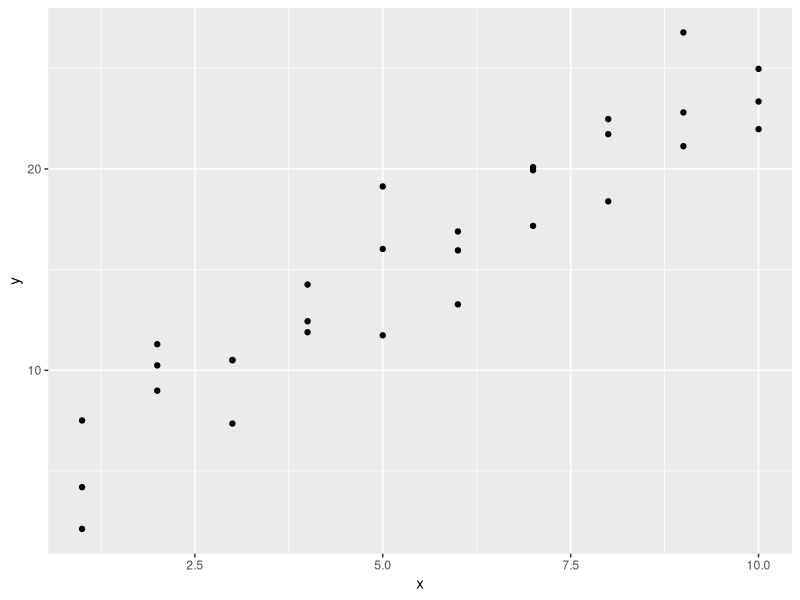
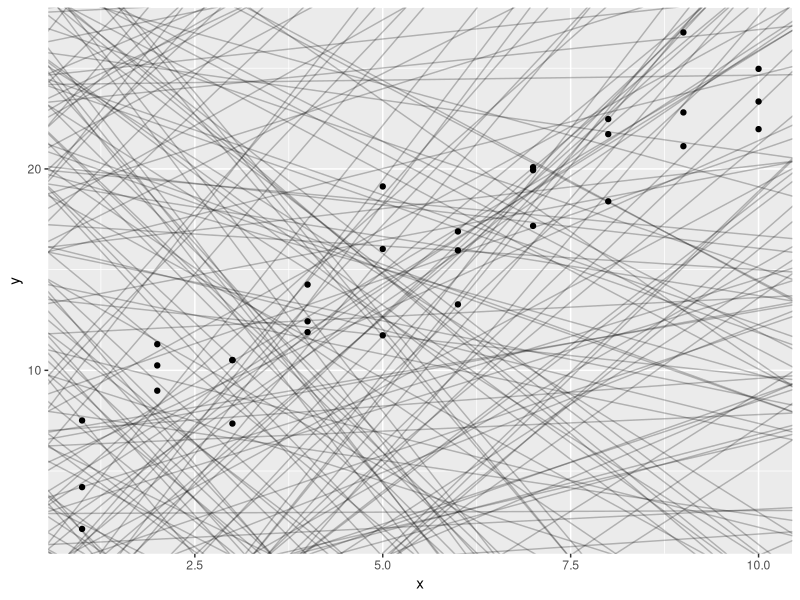
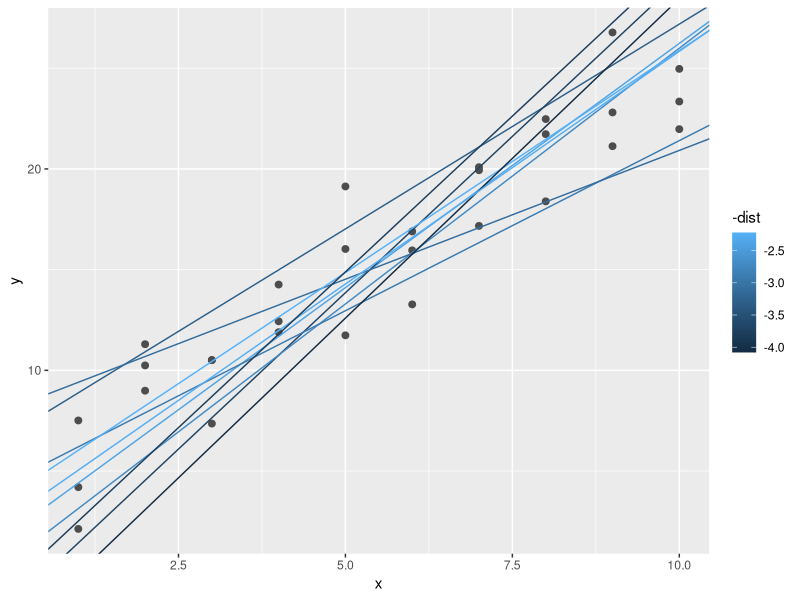
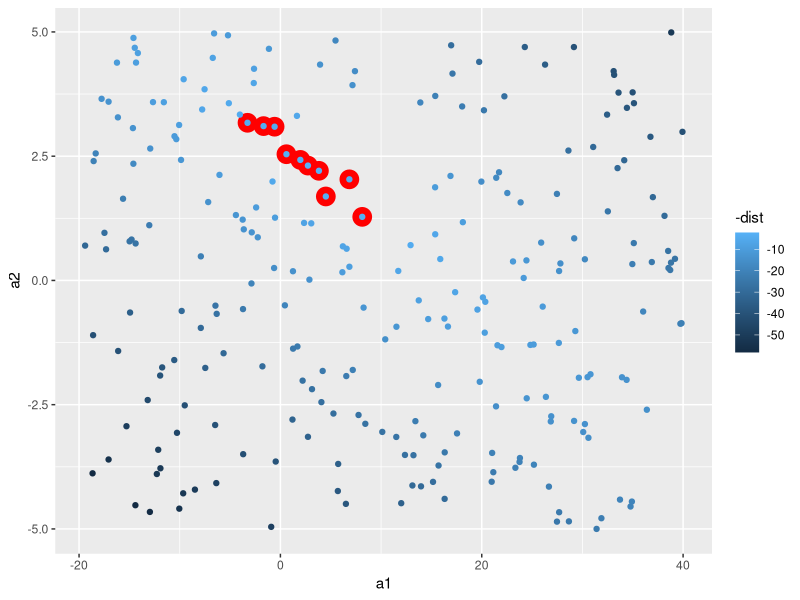
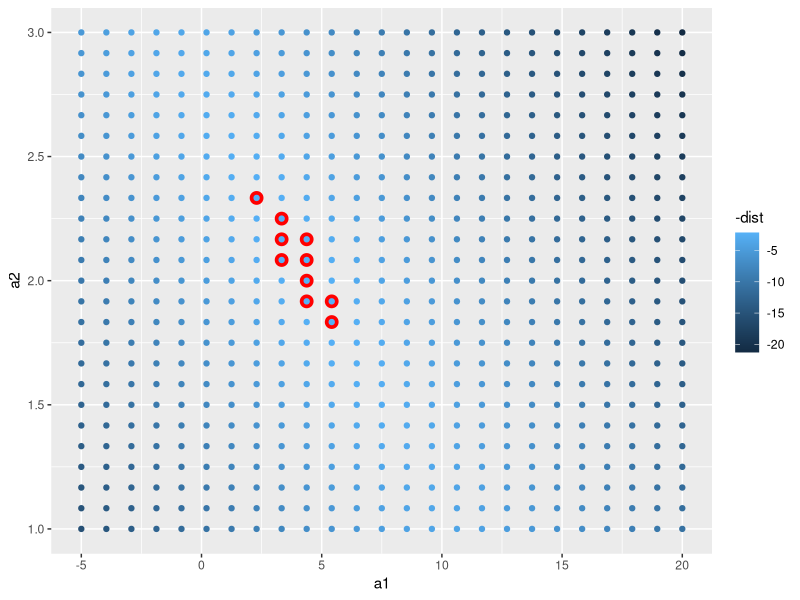
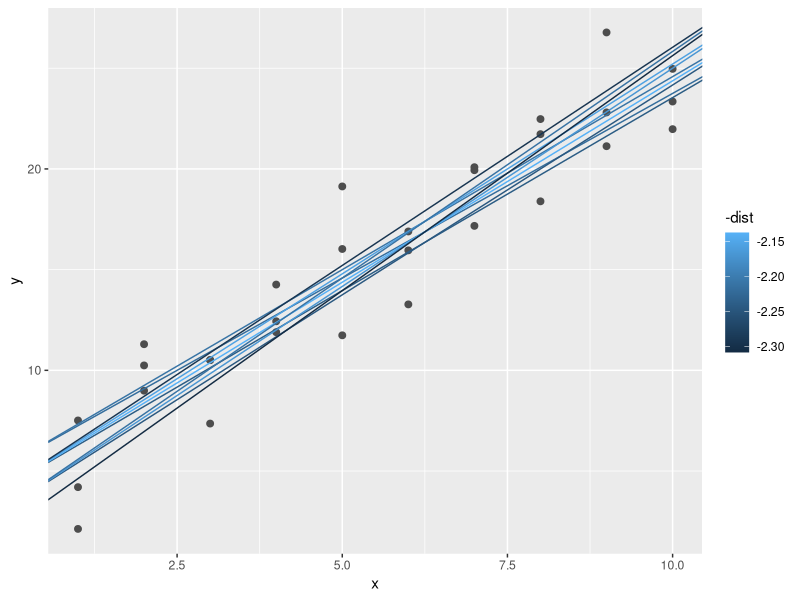
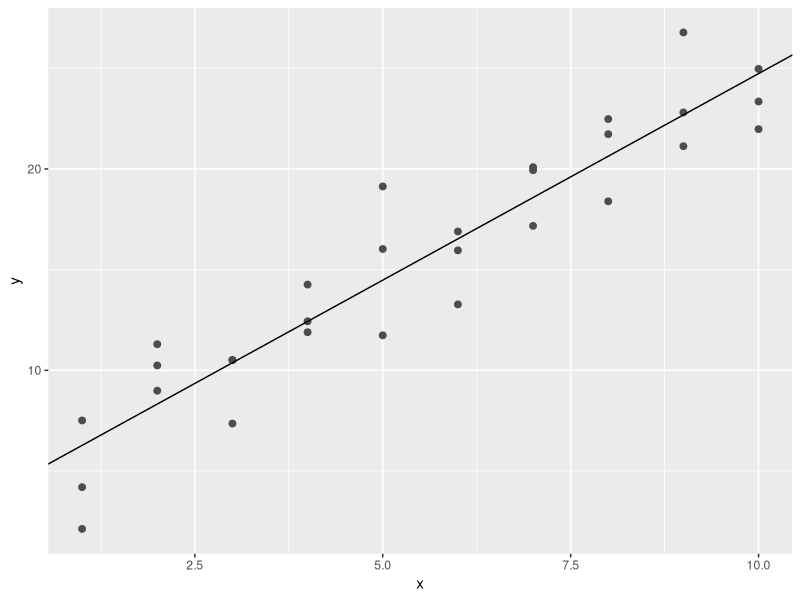
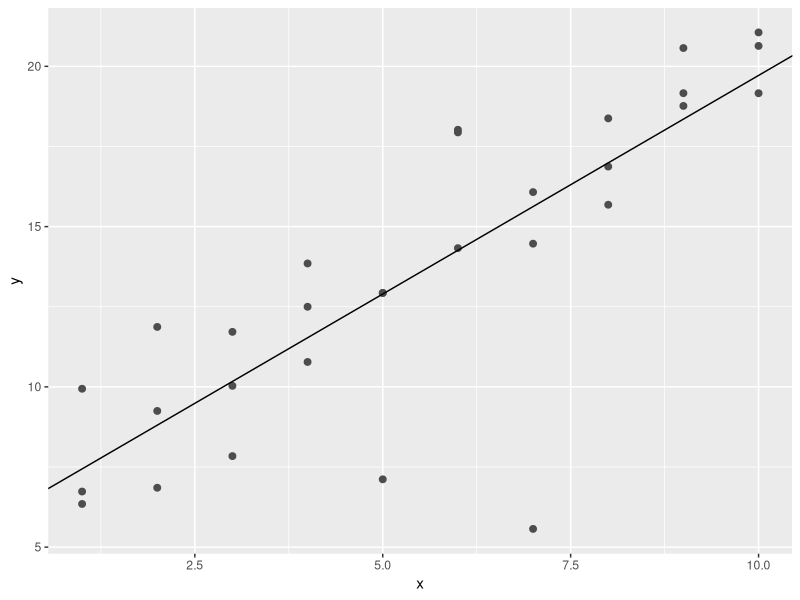

Reproduce these figures in R, in order.
# Model Basics with modelr

#we are going to use models to partition data into patterns and residuals(residuals represent the difference between observed values and predicted values)
#source Google: Example: If a regression model predicts a student's test score to be 85, and the actual score is 90, the residual is 5. This indicates the model underestimated the score by 5 points.

#strong patterns will hide subtler trends.

# there are two parts to a model:

## 1. first rule is to define a group of models that helps you to capture a pattern (a straight line or a quadratic curve)
### expressing this as an equation will be: 
### y = a_1 * x + a_2 or
### y - a_1 * x ^ a_2
#### x and y are variables from data
#### a_1 and a_2 are parameters to capture patterns

## 2. after this, you will fit the right model from a family of models.

## George Box quote " All models are wrong, but some are useful."

"The goal of a model is not to uncover truth, but to discover a simple approximation that is still useful."

library(tidyverse)

library(modelr)
options(na.action = na.warn)

# A simple model

ggplot(sim1, aes(x, y)) +
  geom_point()

#> we can see a strong pattern in the data.
#> the relationship looks linear: y = a_0 + a_1 * x
#> we can start by using geom_abline() which takes a slope and intercept as parameters

models <- tibble(
  a1 = runif( 250, -20, 40),
  a2 = runif(250, -5, 5)
)

ggplot(sim1, aes(x, y)) +
  geom_abline(
    aes(intercept = a1, slope = a2),
    data = models, alpha = 1/4
  ) +
  geom_point()

#there are way too many models on this plot, we need to find one that is closer to the data.
#to do that, we need to find the distance between each point and the model.

#creating a function, will help us compute the distance.

model1 <- function(a, data) {
  a[1] + data$x * a[2]
}
model1(c(7, 1.5), sim1)

#next, we need to compute an overall distance betweem the predicted and actual values (for exp, we can use root-mean-squared deviation)

measure_distance <- function(mod, data) {
  diff <- data$y - model1(mod, data)
  sqrt(mean(diff ^ 2))
}

measure_distance(c(7, 1.5), sim1)

#we need a helper function.

sim1_dist <- function(a1, a2) {
  measure_distance(c(a1, a2), sim1)
}

models <- models %>% 
  mutate(dist = purrr::map2_dbl(a1, a2, sim1_dist))
models

#next, we can overlay the 10 best models (the way it is shown to us in the graph - brightest colour is the best(smallest distance)).

ggplot(sim1, aes(x, y)) +
  geom_point(size = 2, color = "grey30") +
  geom_abline(
    aes(intercept = a1, slope = a2, colour = -dist),
    data = filter(models, rank(dist) <= 10)
  )

#in the next scatterplot, the red circles are the best models.

ggplot(models, aes(a1, a2)) +
  geom_point(
    data = filter(models, rank(dist) <= 10),
    size = 6, colour = "red"
  ) +
  geom_point(aes(colour = -dist))

#another option is to generate an evenly spaced grid of points (grid search)

grid <- expand.grid(
  a1 = seq(-5, 20, length = 25),
  a2 = seq(1, 3, length = 25)
) %>% 
  mutate(dist = purrr::map2_dbl(a1, a2, sim1_dist))

grid %>% 
  ggplot(aes(a1, a2)) +
  geom_point(
    data = filter(grid, rank(dist) <= 10),
    size = 4, colour = "red"
  ) +
  geom_point(aes(colour = -dist))

#now let's try and overlay the 10 models:

ggplot(sim1, aes(x, y)) +
  geom_point(size = 2, colour = "grey30") +
  geom_abline(
    aes(intercept = a1, slope = a2, colour = -dist),
    data = filter(grid, rank(dist) <= 10)
  )

#we can do this until we get a finer grid (best model), or we can use a tool named Newton-Raphson search.
#the way this works, is by choosing a starting point and look around for the steepest slope, until you can not go any lower.
#we can use optim() for this modeling:

best <- optim(c(0, 0), measure_distance, data = sim1)
best$par
best

ggplot(sim1, aes(x, y)) +
  geom_point(size = 2, colour = "grey30") +
  geom_abline(intercept = best$par[1], slope = best$par[2])

# you can find the best model if you can minimize the distance by modifying the parameters of the model and having a function that defines the distance between a model and a dataset.

#we can also use linear models, in a form of: y = a_1 + a_2 * x_1 + a_3 * x_2 + ... + a_n * x_(n - 1)

#this simple model is the same to a general linear model where n = 2 and x_1 = x

#lm() formulas look like y ~ x, which lm will translate to a function like y = a_1 + a_2 * x

sim1_mod <- lm(y ~ x, data = sim1)
coef(sim1_mod)
#similar results with optim()

#lm finds the closest model in a single step

# Exercises:

#1. One downside of the linear model is that it is sensitive to unusual values because the distance incorporates a squared term. Fit a linear model to the following simulated data, and visualize the results. Rerun a few times to generate different simulated datasets. What do you notice about the model?

sim1a <- tibble(
  x = rep(1:10, each = 3),
  y = x * 1.5 + 6 + rt(length(x), df = 2)
)

#2. One way to make linear odels more robust is to use a different distance measure. For example, instead of root-mean-squared distance, you could use mean-absolute distance:

measure_distance <- function(mod, data) {
  diff <- data$y - make_prediction(mod, data)
  mean(abs(diff))
}

#Use optim() to fit this model to the pervious simulated data and compare it to the linear model.

#3. One challenge with performing numerical optimization is that it's only guaranteeed to find one local optima. What's the problem with optimizing a three-parameter model like this?

model1 <- function(a, data) {
  a[1] + data$x * a[2] + a[3]
}

#Answers:

#1. 

sim1a <- tibble(
  x = rep(1:10, each = 3),
  y = x * 1.5 + 6 + rt(length(x), df = 2)
)

sim1a_modeling <- lm(y ~ x, data = sim1a)
summary(sim1a_modeling)

ggplot(sim1a, aes(x, y)) +
  geom_point(size = 2, color = "grey30") +
  geom_abline(intercept = sim1a_modeling$coefficients[1], slope = sim1a_modeling$coefficients[2])

# We can notice that everytime we're generating different simulated datasets, by running the summary we can see a big difference at the distance between the fitted line and the data.
# These figures, for example min and max should be equally distributed around the line (or better said, to be approximately same distance to 0)
# The first quantile and the third quantile to be equal distance from zero. (the same goes for the median)

#Extras:
view(sim1a)

ggplot(sim1a, aes(x, y)) +
  geom_point()

ggplot(sim1a, aes(x, y)) +
  geom_point(size = 2, colour = "grey30") +
  geom_abline(
    aes(intercept = a1, slope = a2, color = -dist),
    data = filter(models, rank(dist) <= 10)
  )

coef(sim1a_modeling)

hist(resid(sim1a_modeling), nclass = 2)
boxplot(y ~ x, data = sim1a)

sum <- summary(sim1a_modeling)
sum$coefficients

#2.

measure_distance <- function(mod, data) {
  diff <- data$y - make_prediction(mod, data)
  mean(abs(diff))
}

make_prediction <- function(a, data) {
  a[1] + data$x * a[2]
}


optim_ver <- optim(c(0, 0), measure_distance, data = sim1a)
optim_ver$par
